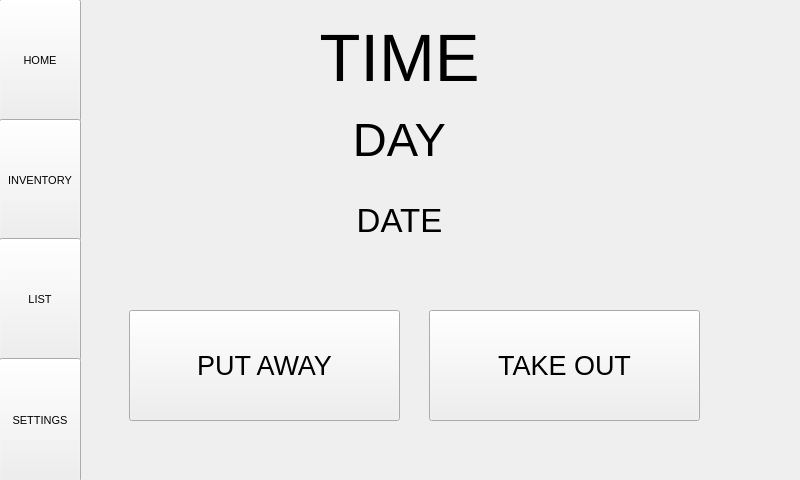
<?xml version="1.0" encoding="UTF-8"?>
<ui version="4.0">
 <class>MainWindow</class>
 <widget class="QMainWindow" name="MainWindow">
  <property name="geometry">
   <rect>
    <x>0</x>
    <y>0</y>
    <width>800</width>
    <height>480</height>
   </rect>
  </property>
  <property name="font">
   <font>
    <family>MS Shell Dlg 2</family>
   </font>
  </property>
  <property name="windowTitle">
   <string>Foodventory</string>
  </property>
  <property name="tabShape">
   <enum>QTabWidget::Rounded</enum>
  </property>
  <widget class="QWidget" name="centralwidget">
   <widget class="QStackedWidget" name="stackedWidget">
    <property name="geometry">
     <rect>
      <x>79</x>
      <y>0</y>
      <width>722</width>
      <height>480</height>
     </rect>
    </property>
    <property name="currentIndex">
     <number>0</number>
    </property>
    <widget class="QWidget" name="home">
     <widget class="QWidget" name="verticalLayoutWidget">
      <property name="geometry">
       <rect>
        <x>90</x>
        <y>20</y>
        <width>461</width>
        <height>237</height>
       </rect>
      </property>
      <layout class="QVBoxLayout" name="verticalLayout">
       <item>
        <widget class="QLabel" name="timeLabel">
         <property name="font">
          <font>
           <pointsize>50</pointsize>
          </font>
         </property>
         <property name="text">
          <string>TIME</string>
         </property>
         <property name="alignment">
          <set>Qt::AlignCenter</set>
         </property>
        </widget>
       </item>
       <item>
        <widget class="QLabel" name="dayLabel">
         <property name="font">
          <font>
           <pointsize>35</pointsize>
          </font>
         </property>
         <property name="text">
          <string>DAY</string>
         </property>
         <property name="alignment">
          <set>Qt::AlignCenter</set>
         </property>
        </widget>
       </item>
       <item>
        <widget class="QLabel" name="dateLabel">
         <property name="font">
          <font>
           <pointsize>25</pointsize>
          </font>
         </property>
         <property name="text">
          <string>DATE</string>
         </property>
         <property name="alignment">
          <set>Qt::AlignCenter</set>
         </property>
        </widget>
       </item>
      </layout>
     </widget>
     <widget class="QPushButton" name="putAwayButton">
      <property name="geometry">
       <rect>
        <x>50</x>
        <y>310</y>
        <width>271</width>
        <height>111</height>
       </rect>
      </property>
      <property name="font">
       <font>
        <pointsize>20</pointsize>
       </font>
      </property>
      <property name="text">
       <string>PUT AWAY</string>
      </property>
     </widget>
     <widget class="QPushButton" name="takeOutButton">
      <property name="geometry">
       <rect>
        <x>350</x>
        <y>310</y>
        <width>271</width>
        <height>111</height>
       </rect>
      </property>
      <property name="font">
       <font>
        <pointsize>20</pointsize>
       </font>
      </property>
      <property name="text">
       <string>TAKE OUT</string>
      </property>
     </widget>
    </widget>
    <widget class="QWidget" name="inventory">
     <widget class="QTableView" name="tableView">
      <property name="geometry">
       <rect>
        <x>0</x>
        <y>0</y>
        <width>654</width>
        <height>441</height>
       </rect>
      </property>
      <property name="font">
       <font>
        <pointsize>8</pointsize>
       </font>
      </property>
      <property name="sortingEnabled">
       <bool>true</bool>
      </property>
     </widget>
     <widget class="QPushButton" name="invAddButton">
      <property name="geometry">
       <rect>
        <x>652</x>
        <y>0</y>
        <width>71</width>
        <height>101</height>
       </rect>
      </property>
      <property name="text">
       <string>Add</string>
      </property>
     </widget>
     <widget class="QPushButton" name="invDeleteButton">
      <property name="geometry">
       <rect>
        <x>652</x>
        <y>98</y>
        <width>71</width>
        <height>101</height>
       </rect>
      </property>
      <property name="text">
       <string>Delete</string>
      </property>
     </widget>
     <widget class="QLineEdit" name="invSearchLineEdit">
      <property name="geometry">
       <rect>
        <x>130</x>
        <y>440</y>
        <width>212</width>
        <height>41</height>
       </rect>
      </property>
      <property name="font">
       <font>
        <pointsize>8</pointsize>
       </font>
      </property>
      <property name="placeholderText">
       <string>Search...</string>
      </property>
     </widget>
     <widget class="QPushButton" name="invFindButton">
      <property name="geometry">
       <rect>
        <x>340</x>
        <y>439</y>
        <width>185</width>
        <height>43</height>
       </rect>
      </property>
      <property name="text">
       <string>Find</string>
      </property>
     </widget>
    </widget>
    <widget class="QWidget" name="list">
     <widget class="QListWidget" name="listWidget">
      <property name="geometry">
       <rect>
        <x>50</x>
        <y>50</y>
        <width>421</width>
        <height>391</height>
       </rect>
      </property>
      <property name="font">
       <font>
        <pointsize>12</pointsize>
       </font>
      </property>
     </widget>
     <widget class="QLineEdit" name="listEdit">
      <property name="geometry">
       <rect>
        <x>50</x>
        <y>10</y>
        <width>421</width>
        <height>41</height>
       </rect>
      </property>
      <property name="font">
       <font>
        <pointsize>12</pointsize>
       </font>
      </property>
      <property name="placeholderText">
       <string>New item...</string>
      </property>
     </widget>
     <widget class="QPushButton" name="addButton">
      <property name="geometry">
       <rect>
        <x>520</x>
        <y>30</y>
        <width>121</width>
        <height>101</height>
       </rect>
      </property>
      <property name="text">
       <string>Add</string>
      </property>
     </widget>
     <widget class="QPushButton" name="deleteButton">
      <property name="geometry">
       <rect>
        <x>520</x>
        <y>160</y>
        <width>121</width>
        <height>101</height>
       </rect>
      </property>
      <property name="text">
       <string>Delete</string>
      </property>
     </widget>
     <widget class="QPushButton" name="clearButton">
      <property name="geometry">
       <rect>
        <x>520</x>
        <y>290</y>
        <width>121</width>
        <height>101</height>
       </rect>
      </property>
      <property name="text">
       <string>Clear</string>
      </property>
     </widget>
    </widget>
    <widget class="QWidget" name="settings">
     <widget class="QPushButton" name="exitButton">
      <property name="geometry">
       <rect>
        <x>530</x>
        <y>380</y>
        <width>141</width>
        <height>81</height>
       </rect>
      </property>
      <property name="text">
       <string>EXIT</string>
      </property>
     </widget>
    </widget>
    <widget class="QWidget" name="scanner">
     <widget class="QPushButton" name="manualButton">
      <property name="geometry">
       <rect>
        <x>220</x>
        <y>390</y>
        <width>221</width>
        <height>71</height>
       </rect>
      </property>
      <property name="text">
       <string>Enter Manually</string>
      </property>
     </widget>
     <widget class="QLabel" name="imageView">
      <property name="geometry">
       <rect>
        <x>20</x>
        <y>20</y>
        <width>640</width>
        <height>355</height>
       </rect>
      </property>
      <property name="text">
       <string>Loading Camera...</string>
      </property>
      <property name="alignment">
       <set>Qt::AlignCenter</set>
      </property>
     </widget>
    </widget>
    <widget class="QWidget" name="manualEnter">
     <widget class="QLineEdit" name="nameLineEdit">
      <property name="geometry">
       <rect>
        <x>40</x>
        <y>50</y>
        <width>171</width>
        <height>41</height>
       </rect>
      </property>
      <property name="font">
       <font>
        <pointsize>10</pointsize>
       </font>
      </property>
      <property name="placeholderText">
       <string>Name</string>
      </property>
     </widget>
     <widget class="QLineEdit" name="brandLineEdit">
      <property name="geometry">
       <rect>
        <x>40</x>
        <y>110</y>
        <width>171</width>
        <height>41</height>
       </rect>
      </property>
      <property name="font">
       <font>
        <pointsize>10</pointsize>
       </font>
      </property>
      <property name="placeholderText">
       <string>Brand</string>
      </property>
     </widget>
     <widget class="QLineEdit" name="upcLineEdit">
      <property name="geometry">
       <rect>
        <x>40</x>
        <y>170</y>
        <width>171</width>
        <height>41</height>
       </rect>
      </property>
      <property name="font">
       <font>
        <pointsize>10</pointsize>
       </font>
      </property>
      <property name="inputMethodHints">
       <set>Qt::ImhDigitsOnly</set>
      </property>
      <property name="placeholderText">
       <string>UPC</string>
      </property>
      <property name="clearButtonEnabled">
       <bool>false</bool>
      </property>
     </widget>
     <widget class="QLineEdit" name="locationLineEdit">
      <property name="geometry">
       <rect>
        <x>40</x>
        <y>230</y>
        <width>171</width>
        <height>41</height>
       </rect>
      </property>
      <property name="font">
       <font>
        <pointsize>10</pointsize>
       </font>
      </property>
      <property name="inputMethodHints">
       <set>Qt::ImhDigitsOnly</set>
      </property>
      <property name="placeholderText">
       <string>Location</string>
      </property>
      <property name="clearButtonEnabled">
       <bool>false</bool>
      </property>
     </widget>
     <widget class="QPushButton" name="manualAddButton">
      <property name="geometry">
       <rect>
        <x>480</x>
        <y>50</y>
        <width>131</width>
        <height>81</height>
       </rect>
      </property>
      <property name="text">
       <string>Add</string>
      </property>
     </widget>
     <widget class="QPushButton" name="manualCancelButton">
      <property name="geometry">
       <rect>
        <x>480</x>
        <y>170</y>
        <width>131</width>
        <height>81</height>
       </rect>
      </property>
      <property name="text">
       <string>Cancel</string>
      </property>
     </widget>
     <widget class="QLabel" name="label">
      <property name="geometry">
       <rect>
        <x>300</x>
        <y>50</y>
        <width>81</width>
        <height>31</height>
       </rect>
      </property>
      <property name="font">
       <font>
        <pointsize>12</pointsize>
       </font>
      </property>
      <property name="text">
       <string>Quantity</string>
      </property>
     </widget>
     <widget class="QPushButton" name="barcodeScanButton">
      <property name="geometry">
       <rect>
        <x>270</x>
        <y>220</y>
        <width>131</width>
        <height>81</height>
       </rect>
      </property>
      <property name="text">
       <string>Barcode Scan</string>
      </property>
     </widget>
     <widget class="QDoubleSpinBox" name="quantitySpinBox">
      <property name="geometry">
       <rect>
        <x>250</x>
        <y>100</y>
        <width>181</width>
        <height>91</height>
       </rect>
      </property>
      <property name="font">
       <font>
        <pointsize>10</pointsize>
       </font>
      </property>
      <property name="alignment">
       <set>Qt::AlignCenter</set>
      </property>
      <property name="value">
       <double>1.000000000000000</double>
      </property>
     </widget>
    </widget>
   </widget>
   <widget class="QPushButton" name="homeButton">
    <property name="geometry">
     <rect>
      <x>-1</x>
      <y>-1</y>
      <width>82</width>
      <height>123</height>
     </rect>
    </property>
    <property name="font">
     <font>
      <pointsize>8</pointsize>
     </font>
    </property>
    <property name="text">
     <string>HOME</string>
    </property>
   </widget>
   <widget class="QPushButton" name="invButton">
    <property name="geometry">
     <rect>
      <x>-1</x>
      <y>119</y>
      <width>82</width>
      <height>122</height>
     </rect>
    </property>
    <property name="font">
     <font>
      <pointsize>8</pointsize>
     </font>
    </property>
    <property name="text">
     <string>INVENTORY</string>
    </property>
   </widget>
   <widget class="QPushButton" name="listButton">
    <property name="geometry">
     <rect>
      <x>-1</x>
      <y>238</y>
      <width>82</width>
      <height>123</height>
     </rect>
    </property>
    <property name="font">
     <font>
      <pointsize>8</pointsize>
     </font>
    </property>
    <property name="text">
     <string>LIST</string>
    </property>
   </widget>
   <widget class="QPushButton" name="settingsButton">
    <property name="geometry">
     <rect>
      <x>-1</x>
      <y>358</y>
      <width>82</width>
      <height>124</height>
     </rect>
    </property>
    <property name="font">
     <font>
      <pointsize>8</pointsize>
     </font>
    </property>
    <property name="text">
     <string>SETTINGS</string>
    </property>
   </widget>
  </widget>
 </widget>
 <resources/>
 <connections/>
</ui>
